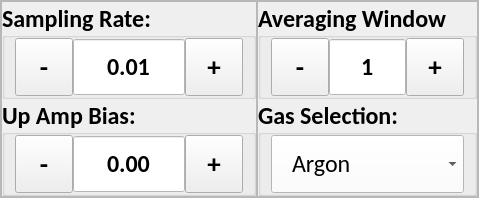
      <widget class="QWidget" name="triple_lang_v_probe">
       <layout class="QVBoxLayout" name="verticalLayout_29">
        <property name="spacing">
         <number>0</number>
        </property>
        <property name="leftMargin">
         <number>0</number>
        </property>
        <property name="topMargin">
         <number>0</number>
        </property>
        <property name="rightMargin">
         <number>0</number>
        </property>
        <property name="bottomMargin">
         <number>0</number>
        </property>
        <item>
         <widget class="QFrame" name="frame_26">
          <property name="frameShape">
           <enum>QFrame::StyledPanel</enum>
          </property>
          <property name="frameShadow">
           <enum>QFrame::Raised</enum>
          </property>
          <layout class="QHBoxLayout" name="horizontalLayout_41">
           <property name="spacing">
            <number>0</number>
           </property>
           <property name="leftMargin">
            <number>0</number>
           </property>
           <property name="topMargin">
            <number>0</number>
           </property>
           <property name="rightMargin">
            <number>0</number>
           </property>
           <property name="bottomMargin">
            <number>0</number>
           </property>
           <item>
            <widget class="QFrame" name="frame_27">
             <property name="frameShape">
              <enum>QFrame::StyledPanel</enum>
             </property>
             <property name="frameShadow">
              <enum>QFrame::Raised</enum>
             </property>
             <layout class="QVBoxLayout" name="verticalLayout_26">
              <property name="spacing">
               <number>0</number>
              </property>
              <property name="leftMargin">
               <number>0</number>
              </property>
              <property name="topMargin">
               <number>0</number>
              </property>
              <property name="rightMargin">
               <number>0</number>
              </property>
              <property name="bottomMargin">
               <number>0</number>
              </property>
              <item>
               <widget class="QGroupBox" name="tlv_sampling_rate_gb">
                <property name="font">
                 <font>
                  <family>Calibri</family>
                  <pointsize>18</pointsize>
                  <weight>75</weight>
                  <bold>true</bold>
                 </font>
                </property>
                <property name="styleSheet">
                 <string notr="true"/>
                </property>
                <property name="title">
                 <string>Sampling Rate:</string>
                </property>
                <property name="alignment">
                 <set>Qt::AlignLeading|Qt::AlignLeft|Qt::AlignVCenter</set>
                </property>
                <layout class="QHBoxLayout" name="horizontalLayout_47">
                 <property name="spacing">
                  <number>0</number>
                 </property>
                 <property name="leftMargin">
                  <number>10</number>
                 </property>
                 <property name="topMargin">
                  <number>0</number>
                 </property>
                 <property name="rightMargin">
                  <number>10</number>
                 </property>
                 <property name="bottomMargin">
                  <number>0</number>
                 </property>
                 <item alignment="Qt::AlignTop">
                  <widget class="QToolButton" name="tlv_sampling_rate_minus">
                   <property name="minimumSize">
                    <size>
                     <width>58</width>
                     <height>58</height>
                    </size>
                   </property>
                   <property name="maximumSize">
                    <size>
                     <width>58</width>
                     <height>58</height>
                    </size>
                   </property>
                   <property name="font">
                    <font>
                     <pointsize>20</pointsize>
                     <weight>75</weight>
                     <bold>true</bold>
                    </font>
                   </property>
                   <property name="text">
                    <string>-</string>
                   </property>
                  </widget>
                 </item>
                 <item alignment="Qt::AlignTop">
                  <widget class="QDoubleSpinBox" name="tlv_sampling_rate_input">
                   <property name="minimumSize">
                    <size>
                     <width>0</width>
                     <height>58</height>
                    </size>
                   </property>
                   <property name="maximumSize">
                    <size>
                     <width>1000</width>
                     <height>58</height>
                    </size>
                   </property>
                   <property name="font">
                    <font>
                     <family>Calibri</family>
                     <pointsize>18</pointsize>
                    </font>
                   </property>
                   <property name="focusPolicy">
                    <enum>Qt::NoFocus</enum>
                   </property>
                   <property name="layoutDirection">
                    <enum>Qt::LeftToRight</enum>
                   </property>
                   <property name="styleSheet">
                    <string notr="true">QDoubleSpinBox {
	background-color: #FFFFFF;
}</string>
                   </property>
                   <property name="alignment">
                    <set>Qt::AlignCenter</set>
                   </property>
                   <property name="readOnly">
                    <bool>true</bool>
                   </property>
                   <property name="buttonSymbols">
                    <enum>QAbstractSpinBox::NoButtons</enum>
                   </property>
                   <property name="correctionMode">
                    <enum>QAbstractSpinBox::CorrectToPreviousValue</enum>
                   </property>
                   <property name="showGroupSeparator" stdset="0">
                    <bool>false</bool>
                   </property>
                   <property name="decimals">
                    <number>2</number>
                   </property>
                   <property name="minimum">
                    <double>0.010000000000000</double>
                   </property>
                   <property name="maximum">
                    <double>10000.000000000000000</double>
                   </property>
                   <property name="value">
                    <double>0.010000000000000</double>
                   </property>
                  </widget>
                 </item>
                 <item alignment="Qt::AlignTop">
                  <widget class="QToolButton" name="tlv_sampling_rate_plus">
                   <property name="minimumSize">
                    <size>
                     <width>58</width>
                     <height>58</height>
                    </size>
                   </property>
                   <property name="maximumSize">
                    <size>
                     <width>16777215</width>
                     <height>58</height>
                    </size>
                   </property>
                   <property name="font">
                    <font>
                     <pointsize>20</pointsize>
                     <weight>75</weight>
                     <bold>true</bold>
                    </font>
                   </property>
                   <property name="focusPolicy">
                    <enum>Qt::NoFocus</enum>
                   </property>
                   <property name="text">
                    <string>+</string>
                   </property>
                  </widget>
                 </item>
                </layout>
               </widget>
              </item>
              <item>
               <widget class="QGroupBox" name="tlv_up_amp_bias_gb">
                <property name="font">
                 <font>
                  <family>Calibri</family>
                  <pointsize>18</pointsize>
                  <weight>75</weight>
                  <bold>true</bold>
                 </font>
                </property>
                <property name="title">
                 <string>Up Amp Bias:</string>
                </property>
                <property name="alignment">
                 <set>Qt::AlignLeading|Qt::AlignLeft|Qt::AlignVCenter</set>
                </property>
                <layout class="QHBoxLayout" name="horizontalLayout_43">
                 <property name="spacing">
                  <number>0</number>
                 </property>
                 <property name="leftMargin">
                  <number>10</number>
                 </property>
                 <property name="topMargin">
                  <number>0</number>
                 </property>
                 <property name="rightMargin">
                  <number>10</number>
                 </property>
                 <property name="bottomMargin">
                  <number>0</number>
                 </property>
                 <item alignment="Qt::AlignTop">
                  <widget class="QToolButton" name="tlv_up_amp_bias_minus">
                   <property name="minimumSize">
                    <size>
                     <width>58</width>
                     <height>58</height>
                    </size>
                   </property>
                   <property name="maximumSize">
                    <size>
                     <width>58</width>
                     <height>58</height>
                    </size>
                   </property>
                   <property name="font">
                    <font>
                     <pointsize>20</pointsize>
                     <weight>75</weight>
                     <bold>true</bold>
                    </font>
                   </property>
                   <property name="text">
                    <string>-</string>
                   </property>
                  </widget>
                 </item>
                 <item alignment="Qt::AlignTop">
                  <widget class="QDoubleSpinBox" name="tlv_up_amp_bias_input">
                   <property name="minimumSize">
                    <size>
                     <width>0</width>
                     <height>58</height>
                    </size>
                   </property>
                   <property name="maximumSize">
                    <size>
                     <width>1000</width>
                     <height>58</height>
                    </size>
                   </property>
                   <property name="font">
                    <font>
                     <family>Calibri</family>
                     <pointsize>18</pointsize>
                    </font>
                   </property>
                   <property name="styleSheet">
                    <string notr="true">QDoubleSpinBox {
	background-color: #FFFFFF;
}</string>
                   </property>
                   <property name="alignment">
                    <set>Qt::AlignCenter</set>
                   </property>
                   <property name="readOnly">
                    <bool>true</bool>
                   </property>
                   <property name="buttonSymbols">
                    <enum>QAbstractSpinBox::NoButtons</enum>
                   </property>
                   <property name="correctionMode">
                    <enum>QAbstractSpinBox::CorrectToPreviousValue</enum>
                   </property>
                   <property name="showGroupSeparator" stdset="0">
                    <bool>false</bool>
                   </property>
                   <property name="decimals">
                    <number>2</number>
                   </property>
                   <property name="minimum">
                    <double>-10000.000000000000000</double>
                   </property>
                   <property name="maximum">
                    <double>10000.000000000000000</double>
                   </property>
                  </widget>
                 </item>
                 <item alignment="Qt::AlignTop">
                  <widget class="QToolButton" name="tlv_up_amp_bias_plus">
                   <property name="minimumSize">
                    <size>
                     <width>58</width>
                     <height>58</height>
                    </size>
                   </property>
                   <property name="maximumSize">
                    <size>
                     <width>16777215</width>
                     <height>58</height>
                    </size>
                   </property>
                   <property name="font">
                    <font>
                     <pointsize>20</pointsize>
                     <weight>75</weight>
                     <bold>true</bold>
                    </font>
                   </property>
                   <property name="focusPolicy">
                    <enum>Qt::NoFocus</enum>
                   </property>
                   <property name="text">
                    <string>+</string>
                   </property>
                  </widget>
                 </item>
                </layout>
               </widget>
              </item>
             </layout>
            </widget>
           </item>
           <item>
            <widget class="QFrame" name="frame_28">
             <property name="frameShape">
              <enum>QFrame::StyledPanel</enum>
             </property>
             <property name="frameShadow">
              <enum>QFrame::Raised</enum>
             </property>
             <layout class="QVBoxLayout" name="verticalLayout_27">
              <property name="spacing">
               <number>0</number>
              </property>
              <property name="leftMargin">
               <number>0</number>
              </property>
              <property name="topMargin">
               <number>0</number>
              </property>
              <property name="rightMargin">
               <number>0</number>
              </property>
              <property name="bottomMargin">
               <number>0</number>
              </property>
              <item>
               <widget class="QGroupBox" name="tlv_avg_window_gb">
                <property name="font">
                 <font>
                  <family>Calibri</family>
                  <pointsize>18</pointsize>
                  <weight>75</weight>
                  <bold>true</bold>
                 </font>
                </property>
                <property name="styleSheet">
                 <string notr="true"/>
                </property>
                <property name="title">
                 <string>Averaging Window</string>
                </property>
                <property name="alignment">
                 <set>Qt::AlignLeading|Qt::AlignLeft|Qt::AlignVCenter</set>
                </property>
                <layout class="QHBoxLayout" name="horizontalLayout_48">
                 <property name="spacing">
                  <number>0</number>
                 </property>
                 <property name="leftMargin">
                  <number>10</number>
                 </property>
                 <property name="topMargin">
                  <number>0</number>
                 </property>
                 <property name="rightMargin">
                  <number>10</number>
                 </property>
                 <property name="bottomMargin">
                  <number>0</number>
                 </property>
                 <item alignment="Qt::AlignTop">
                  <widget class="QToolButton" name="tlv_avg_window_minus">
                   <property name="minimumSize">
                    <size>
                     <width>58</width>
                     <height>58</height>
                    </size>
                   </property>
                   <property name="maximumSize">
                    <size>
                     <width>58</width>
                     <height>58</height>
                    </size>
                   </property>
                   <property name="font">
                    <font>
                     <pointsize>20</pointsize>
                     <weight>75</weight>
                     <bold>true</bold>
                    </font>
                   </property>
                   <property name="text">
                    <string>-</string>
                   </property>
                  </widget>
                 </item>
                 <item alignment="Qt::AlignTop">
                  <widget class="QDoubleSpinBox" name="tlv_avg_window_input">
                   <property name="minimumSize">
                    <size>
                     <width>0</width>
                     <height>58</height>
                    </size>
                   </property>
                   <property name="maximumSize">
                    <size>
                     <width>1000</width>
                     <height>58</height>
                    </size>
                   </property>
                   <property name="font">
                    <font>
                     <family>Calibri</family>
                     <pointsize>18</pointsize>
                    </font>
                   </property>
                   <property name="focusPolicy">
                    <enum>Qt::NoFocus</enum>
                   </property>
                   <property name="layoutDirection">
                    <enum>Qt::LeftToRight</enum>
                   </property>
                   <property name="styleSheet">
                    <string notr="true">QDoubleSpinBox {
	background-color: #FFFFFF;
}</string>
                   </property>
                   <property name="alignment">
                    <set>Qt::AlignCenter</set>
                   </property>
                   <property name="readOnly">
                    <bool>true</bool>
                   </property>
                   <property name="buttonSymbols">
                    <enum>QAbstractSpinBox::NoButtons</enum>
                   </property>
                   <property name="correctionMode">
                    <enum>QAbstractSpinBox::CorrectToPreviousValue</enum>
                   </property>
                   <property name="showGroupSeparator" stdset="0">
                    <bool>false</bool>
                   </property>
                   <property name="decimals">
                    <number>0</number>
                   </property>
                   <property name="minimum">
                    <double>1.000000000000000</double>
                   </property>
                   <property name="maximum">
                    <double>10000.000000000000000</double>
                   </property>
                  </widget>
                 </item>
                 <item alignment="Qt::AlignTop">
                  <widget class="QToolButton" name="tlv_avg_window_plus">
                   <property name="minimumSize">
                    <size>
                     <width>58</width>
                     <height>58</height>
                    </size>
                   </property>
                   <property name="maximumSize">
                    <size>
                     <width>16777215</width>
                     <height>58</height>
                    </size>
                   </property>
                   <property name="font">
                    <font>
                     <pointsize>20</pointsize>
                     <weight>75</weight>
                     <bold>true</bold>
                    </font>
                   </property>
                   <property name="focusPolicy">
                    <enum>Qt::NoFocus</enum>
                   </property>
                   <property name="text">
                    <string>+</string>
                   </property>
                  </widget>
                 </item>
                </layout>
               </widget>
              </item>
              <item>
               <widget class="QGroupBox" name="tlv_gas_select_gb">
                <property name="font">
                 <font>
                  <family>Calibri</family>
                  <pointsize>18</pointsize>
                  <weight>75</weight>
                  <bold>true</bold>
                 </font>
                </property>
                <property name="styleSheet">
                 <string notr="true"/>
                </property>
                <property name="title">
                 <string>Gas Selection:</string>
                </property>
                <property name="alignment">
                 <set>Qt::AlignLeading|Qt::AlignLeft|Qt::AlignVCenter</set>
                </property>
                <layout class="QVBoxLayout" name="verticalLayout_31">
                 <property name="spacing">
                  <number>0</number>
                 </property>
                 <property name="leftMargin">
                  <number>10</number>
                 </property>
                 <property name="topMargin">
                  <number>0</number>
                 </property>
                 <property name="rightMargin">
                  <number>10</number>
                 </property>
                 <property name="bottomMargin">
                  <number>0</number>
                 </property>
                 <item alignment="Qt::AlignTop">
                  <widget class="QComboBox" name="tlv_gas_select_cb">
                   <property name="minimumSize">
                    <size>
                     <width>0</width>
                     <height>58</height>
                    </size>
                   </property>
                   <property name="maximumSize">
                    <size>
                     <width>1000</width>
                     <height>58</height>
                    </size>
                   </property>
                   <property name="font">
                    <font>
                     <family>Calibri</family>
                     <pointsize>18</pointsize>
                     <weight>50</weight>
                     <bold>false</bold>
                    </font>
                   </property>
                   <property name="cursor">
                    <cursorShape>PointingHandCursor</cursorShape>
                   </property>
                   <property name="styleSheet">
                    <string notr="true">QComboBox {
	background-color: #FFFFFF;
	padding-left: 20px;
	text-align: left;
}

QComboBox:focus {
    outline: none; 
    border: 1px solid gray;
}

QComboBox QAbstractItemView {
    selection-background-color: white;
    selection-color: black; 
}
</string>
                   </property>
                   <property name="frame">
                    <bool>true</bool>
                   </property>
                   <item>
                    <property name="text">
                     <string>Argon</string>
                    </property>
                   </item>
                   <item>
                    <property name="text">
                     <string>Helium</string>
                    </property>
                   </item>
                   <item>
                    <property name="text">
                     <string>Nitrogen</string>
                    </property>
                   </item>
                   <item>
                    <property name="text">
                     <string>CO2</string>
                    </property>
                   </item>
                   <item>
                    <property name="text">
                     <string>Oxygen</string>
                    </property>
                   </item>
                   <item>
                    <property name="text">
                     <string>Hydrogen</string>
                    </property>
                   </item>
                  </widget>
                 </item>
                </layout>
               </widget>
              </item>
             </layout>
            </widget>
           </item>
          </layout>
         </widget>
        </item>
       </layout>
      </widget>
